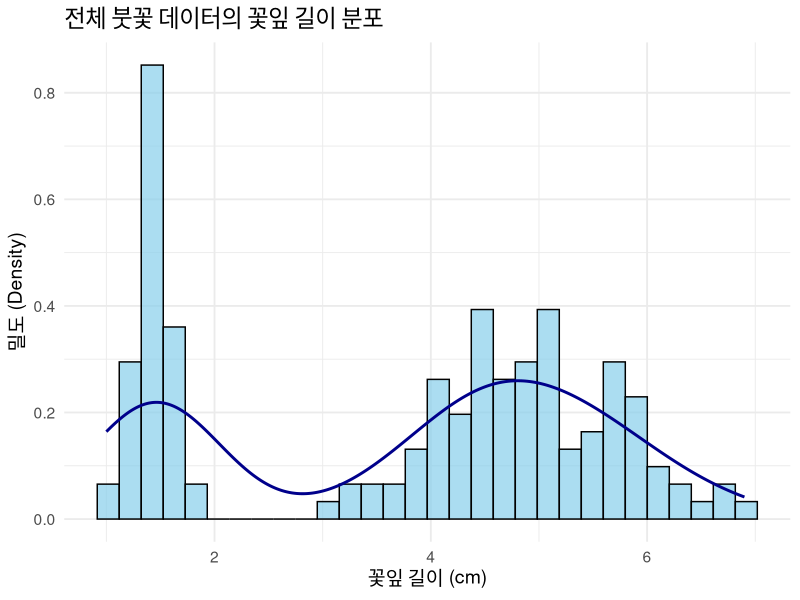
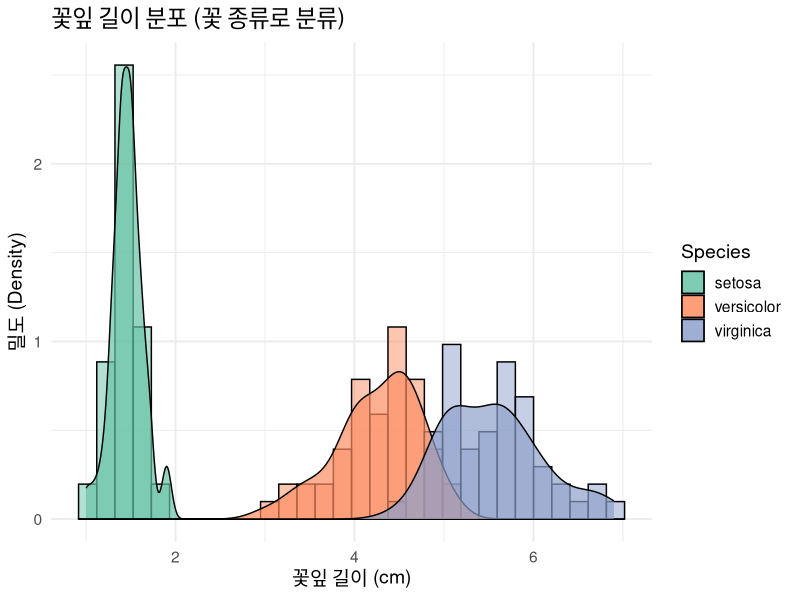
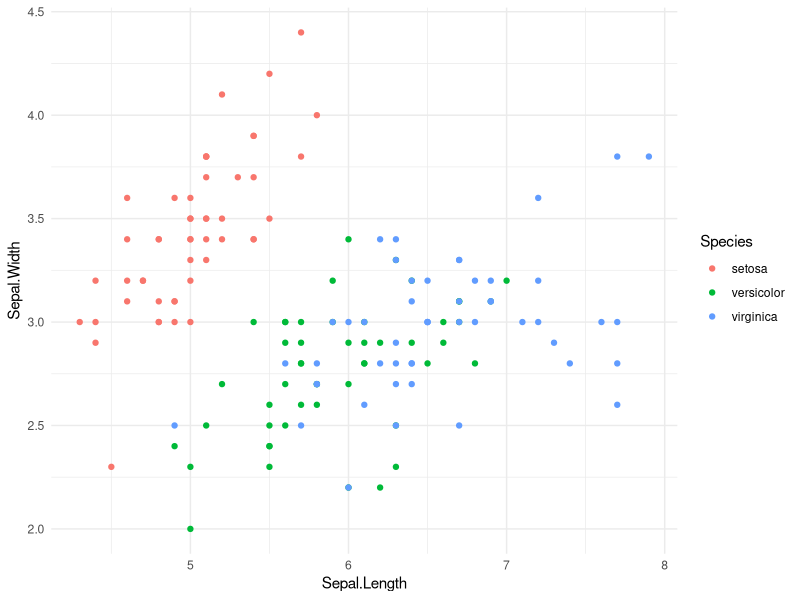
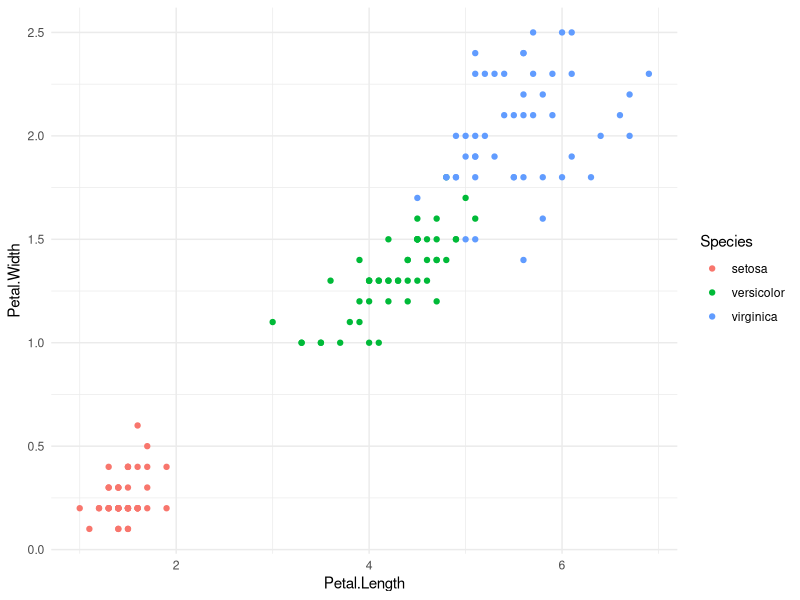

Recreate these plots in R, in order.
## ---- chunk 1
library(tidyverse)
library(ggplot2)
library(dplyr)
## ---- chunk 2
data(iris) #데이터 불러오기
## ---- chunk 3
iris
## ---- chunk 4
str(iris)

## ---- chunk 5
summary(iris)
## ---- chunk 6
# setosa 데이터만 추출
setosa_data <- iris %>% filter(Species == "setosa")

# versicolor 데이터만 추출
versicolor_data <- iris %>% filter(Species == "versicolor")

# virginica 데이터만 추출
virginica_data <- iris %>% filter(Species == "virginica")



## ---- chunk 7
# setosa 요약 통계
summary(setosa_data)

## ---- chunk 8
# versicolor 요약 통계
summary(versicolor_data)

## ---- chunk 9
# virginica 요약 통계
summary(virginica_data)

## ---- chunk 10

# 전체 데이터 기준 (꽃잎 길이)
ggplot(iris, aes(x = Petal.Length)) +
  geom_histogram(aes(y = ..density..), 
                 bins = 30, 
                 fill = "skyblue", 
                 color = "black", 
                 alpha = 0.7) +  # 히스토그램
  geom_density(color = "darkblue", 
               size = 1) +  # 밀도곡선 (선 모양)
  labs(title = "전체 붓꽃 데이터의 꽃잎 길이 분포", 
       x = "꽃잎 길이 (cm)", 
       y = "밀도 (Density)") +  # 제목과 축 이름
  theme_minimal(base_size = 14)  # 깔끔한 테마


## ---- chunk 11
# 패키지 불러오기
library(ggplot2)

# 꽃잎 길이 (Petal.Length) 기준으로 시각화
ggplot(iris, aes(x = Petal.Length, fill = Species)) +
  geom_histogram(aes(y = ..density..), 
                 position = "identity", 
                 alpha = 0.5, 
                 bins = 30, 
                 color = "black") +  # 히스토그램
  geom_density(alpha = 0.7) +  # 밀도곡선 (선모양)
  labs(title = "꽃잎 길이 분포 (꽃 종류로 분류)", 
       x = "꽃잎 길이 (cm)", 
       y = "밀도 (Density)") +  # 제목과 축 라벨
  theme_minimal(base_size = 14) +  # 깔끔한 테마
  scale_fill_brewer(palette = "Set2")  # 색상 팔레트

## ---- chunk 12

## ---- chunk 13

## ---- chunk 14

## ---- chunk 15
ggplot(iris, aes(x = Sepal.Length, y = Sepal.Width, color = Species)) +
  geom_point() +
  theme_minimal()
## ---- chunk 16
ggplot(iris, aes(x = Petal.Length, y = Petal.Width, color = Species)) +
  geom_point() +
  theme_minimal()
## ---- chunk 17
iris %>% 
  group_by(Species) %>% 
  summarise(across(where(is.numeric), mean, .names = "mean_{.col}"))
